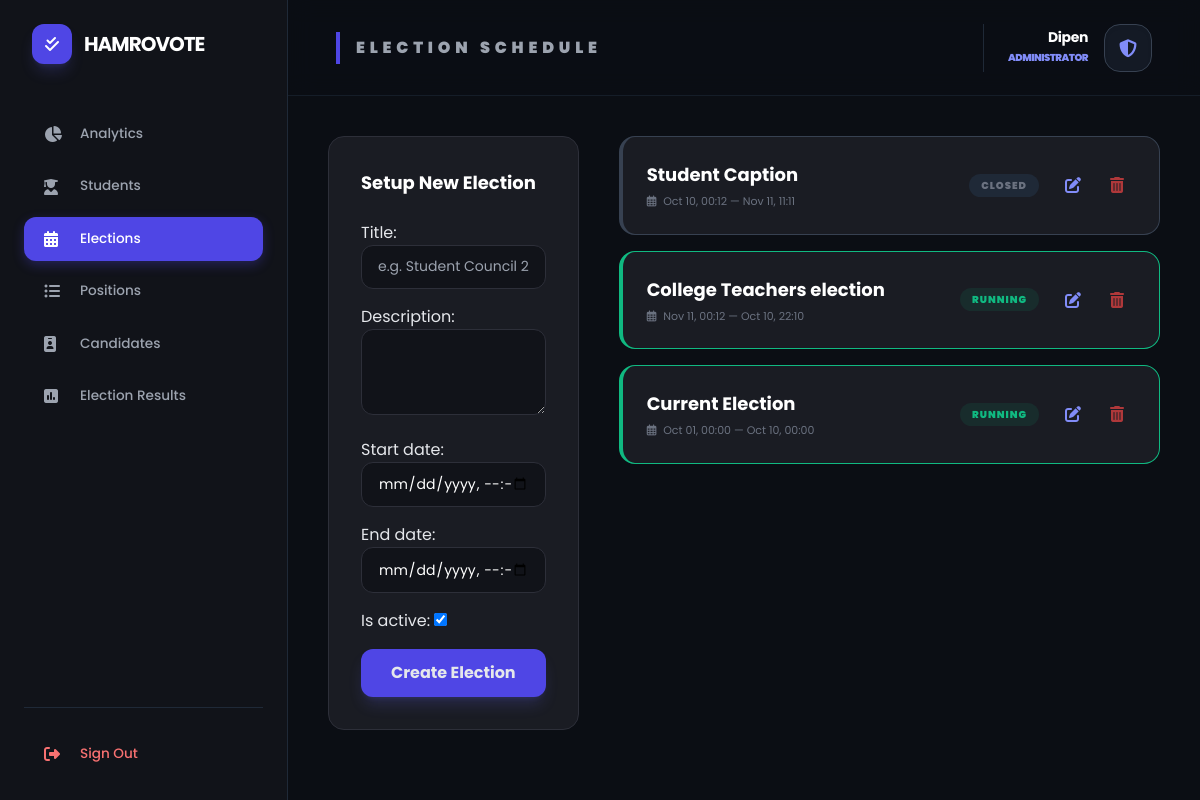
Screenshot of /elections/ (signed in) with the database file from the repository.
### voter/models.py (models this page shows, shortened)
class Election(models.Model):
    title = models.CharField(max_length=200)
    description = models.TextField(blank=True, null=True)
    start_date = models.DateTimeField()
    end_date = models.DateTimeField()
    is_active = models.BooleanField(default=True)
    created_at = models.DateTimeField(auto_now_add=True)
    @property
    def status(self):
        now = timezone.now()
        if not self.is_active:
            return "Disabled"
        if now < self.start_date:
            return "Upcoming"
        elif now > self.end_date:
            return "Closed"
        return "Running"
    class Meta:
        ordering = ['-start_date']

### dashboard/views.py (the view)
# urls.py: path('elections/', views.manage_elections, name='manage_elections'),
@staff_member_required
def manage_elections(request):
    elections = Election.objects.all().order_by('-created_at')
    if request.method == "POST":
        form = ElectionForm(request.POST)
        if form.is_valid():
            form.save()
            messages.success(request, "New election created successfully.")
            return redirect('dashboard:manage_elections')
    else:
        form = ElectionForm()
    return render(request, 'manage_elections.html', {
        'elections': elections,
        'form': form
    })

### dashboard/forms.py
class ElectionForm(forms.ModelForm):
    class Meta:
        model = Election
        fields = ['title', 'description', 'start_date', 'end_date', 'is_active']
        widgets = {
            'title': forms.TextInput(attrs={'class': 'input-style', 'placeholder': 'e.g. Student Council 2024'}),
            'description': forms.Textarea(attrs={'class': 'input-style', 'rows': 3}),
            'start_date': forms.DateTimeInput(attrs={'class': 'input-style', 'type': 'datetime-local'}),
            'end_date': forms.DateTimeInput(attrs={'class': 'input-style', 'type': 'datetime-local'}),
        }

### dashboard/templates/manage_elections.html (shortened to what this page needs)
{% extends 'dashboard/base.html' %}
{% block page_title %}Election Schedule{% endblock %}
{% block content %}
<div class="grid grid-cols-1 lg:grid-cols-3 gap-10">
    <div class="card p-8 h-fit">
        <h3 class="font-bold mb-6 text-white text-lg">Setup New Election</h3>
        <form method="POST" class="space-y-4">
            {{ form.as_p }}
            <button type="submit" class="w-full bg-indigo-600 hover:bg-indigo-700 py-3 rounded-xl font-bold mt-4 shadow-lg shadow-indigo-500/20 transition-all">
                Create Election
            </button>
        </form>
    </div>
    <div class="lg:col-span-2 space-y-4">
        {% for e in elections %}
        <div class="card p-6 flex justify-between items-center border-l-4 {% if e.status == 'Running' %}border-emerald-500{% elif e.status == 'Upcoming' %}border-amber-500{% else %}border-gray-700{% endif %}">
            <div>
                <h4 class="font-bold text-lg text-white">{{ e.title }}</h4>
                <p class="text-[11px] text-gray-500 mt-1">
                    <i class="far fa-calendar-alt mr-1"></i> {{ e.start_date|date:"M d, H:i" }} — {{ e.end_date|date:"M d, H:i" }}
                </p>
            </div>
            <div class="flex items-center gap-4">
                <span class="text-[10px] uppercase font-black tracking-widest px-3 py-1 rounded-full
                    {% if e.status == 'Running' %}bg-emerald-500/10 text-emerald-500
                    {% elif e.status == 'Upcoming' %}bg-amber-500/10 text-amber-500
                    {% else %}bg-gray-800 text-gray-500{% endif %}">
                    {{ e.status }}
                </span>
                <div class="flex items-center gap-2">
                    <a href="{% url 'dashboard:edit_election' e.id %}"
                       class="w-9 h-9 flex items-center justify-center text-indigo-400 hover:bg-indigo-500/10 rounded-xl transition-all" title="Edit">
                        <i class="fas fa-edit"></i>
                    </a>
                    <a href="{% url 'dashboard:delete_election' e.id %}"
                       onclick="return confirm('Are you sure you want to delete this election? All positions and candidates linked to it will also be removed.')"
                       class="w-9 h-9 flex items-center justify-center text-red-500/70 hover:text-red-500 hover:bg-red-500/10 rounded-xl transition-all" title="Delete">
                        <i class="fas fa-trash-alt"></i>
                    </a>
                </div>
            </div>
        </div>
        {% empty %}
        <div class="card p-10 text-center text-gray-500 italic">
            No elections scheduled. Use the form on the left to start.
        </div>
        {% endfor %}
    </div>
</div>
{% endblock %}

### dashboard/templates/dashboard/base.html (shortened to what this page needs)
<!DOCTYPE html>
<html lang="en">
<head>
    <script src="https://cdn.tailwindcss.com"></script>
    <link rel="stylesheet" href="https://cdnjs.cloudflare.com/ajax/libs/font-awesome/6.4.0/css/all.min.css">
</head>
<body class="flex min-h-screen">
    <aside class="w-72 sidebar p-6 flex flex-col sticky top-0 h-screen z-50">
        <div class="flex items-center gap-3 mb-12 px-2">
            <div class="w-10 h-10 bg-indigo-600 rounded-xl flex items-center justify-center shadow-lg shadow-indigo-500/20">
                <i class="fas fa-check-double text-white"></i>
            </div>
            <span class="text-xl font-bold tracking-tighter text-white uppercase">HamroVote</span>
        </div>
        <nav class="flex-1 space-y-2">
            <a href="{% url 'dashboard:admin_dashboard' %}" class="nav-link {% if request.resolver_match.url_name == 'admin_dashboard' %}active{% endif %}">
                <i class="fas fa-chart-pie"></i> Analytics
            </a>
            <a href="{% url 'dashboard:manage_students' %}" class="nav-link {% if request.resolver_match.url_name == 'manage_students' %}active{% endif %}">
                <i class="fas fa-user-graduate"></i> Students
            </a>
            <a href="{% url 'dashboard:manage_elections' %}" class="nav-link {% if request.resolver_match.url_name == 'manage_elections' %}active{% endif %}">
                <i class="fas fa-calendar-alt"></i> Elections
            </a>
            <a href="{% url 'dashboard:manage_positions' %}" class="nav-link {% if request.resolver_match.url_name == 'manage_positions' %}active{% endif %}">
                <i class="fas fa-list-ul"></i> Positions
            </a>
            <a href="{% url 'dashboard:manage_candidates' %}" class="nav-link {% if request.resolver_match.url_name == 'manage_candidates' %}active{% endif %}">
                <i class="fas fa-id-badge"></i> Candidates
            </a>
                <a href="{% url 'dashboard:admin_results' %}" class="nav-link {% if request.resolver_match.url_name == 'admin_results' %}active{% endif %}">
        <i class="fas fa-poll"></i> Election Results
    </a>
        </nav>
        <div class="mt-auto pt-6 border-t border-gray-800">
            <a href="{% url 'accounts:logout' %}" class="nav-link text-red-400 hover:bg-red-500/10">
                <i class="fas fa-sign-out-alt"></i> Sign Out
            </a>
        </div>
    </aside>
    <div class="flex-1 flex flex-col">
<header class="h-24 border-b border-gray-800/60 flex items-center justify-between px-12 bg-[#0b0e14]/80 backdrop-blur-md sticky top-0 z-40">
    <div>
        <h2 class="text-base font-black text-gray-400 uppercase tracking-[0.3em] border-l-4 border-indigo-600 pl-4 py-1">
            {% block page_title %}Overview{% endblock %}
        </h2>
    </div>
    <div class="flex items-center gap-6">
        <div class="flex items-center gap-4 pl-6 border-l border-gray-800">
            <div class="text-right hidden sm:block">
                <p class="text-sm font-bold text-white leading-none capitalize tracking-tight">{{ user.username }}</p>
                <p class="text-[10px] text-indigo-400 font-black uppercase tracking-tighter mt-1.5">Administrator</p>
            </div>
            <div class="w-12 h-12 bg-gray-800/50 rounded-2xl flex items-center justify-center border border-gray-700 shadow-inner">
                <i class="fas fa-shield-alt text-indigo-400 text-lg"></i>
            </div>
        </div>
    </div>
</header>
        <main class="p-10 flex-1">
            {% block content %}{% endblock %}
        </main>
    </div>
</body>
</html>

### dashboard/templates/dashboard/base.html (style rules this page uses)
body { background-color: #0b0e14; color: #e5e7eb; font-family: 'Poppins', sans-serif; }
.sidebar { background-color: #111319; border-right: 1px solid #1f2937; }
.card { background-color: #1a1c23; border: 1px solid #2d2f39; border-radius: 1rem; }
.nav-link { color: #9ca3af; padding: 0.75rem 1.25rem; display: flex; align-items: center; border-radius: 0.75rem; transition: all 0.2s ease; font-size: 0.85rem; font-weight: 500; }
.nav-link.active { background-color: #4f46e5; color: #fff; box-shadow: 0 4px 12px rgba(79, 70, 229, 0.3); }
.nav-link i { width: 2.25rem; font-size: 1rem; }
.input-style { background-color: #111319; border: 1px solid #2d2f39; border-radius: 0.75rem; padding: 0.65rem 1rem; width: 100%; color: white; outline: none; font-size: 0.875rem; transition: border-color 0.2s; }

### rows the page displays
Election: title "Student Caption", start_date "Oct 10, 00:12", end_date "Nov 11, 11:11", status "CLOSED"
Election: title "College Teachers election", start_date "Nov 11, 00:12", end_date "Oct 10, 22:10", status "RUNNING"
Election: title "Current Election", start_date "Oct 01, 00:00", end_date "Oct 10, 00:00", status "RUNNING"

### other values shown
{{ user.username }} "Dipen"
